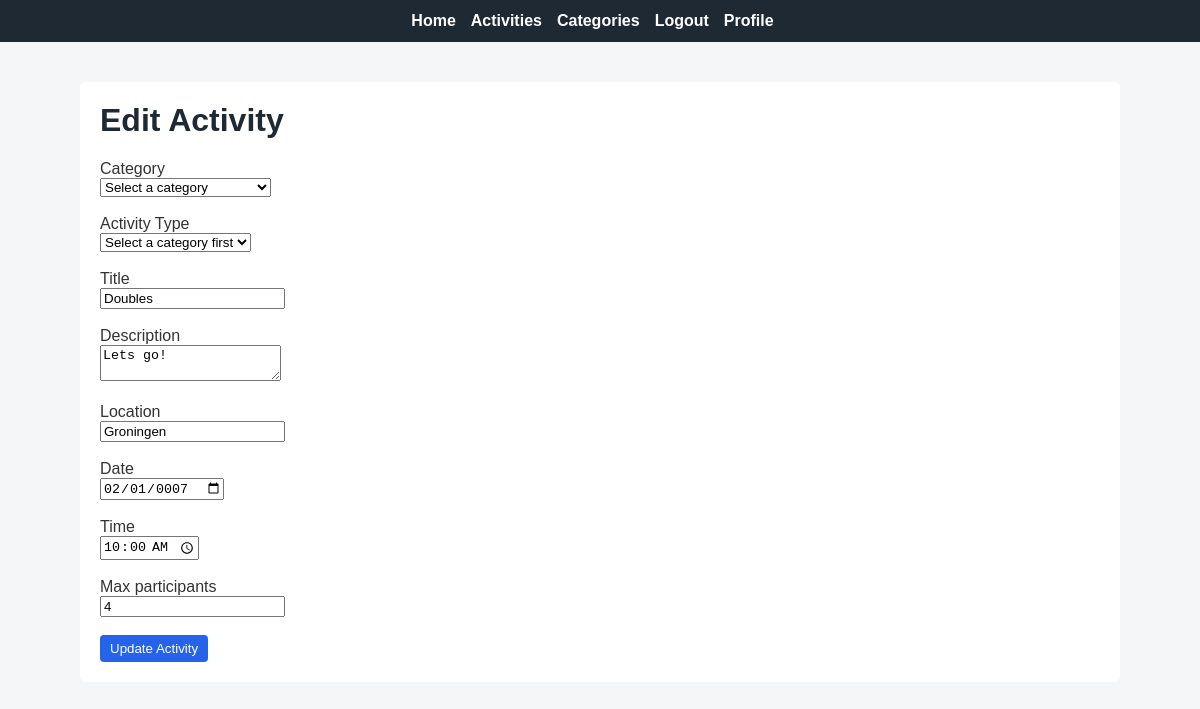
The page /activities/1/edit (signed in) on the database as committed earlier.
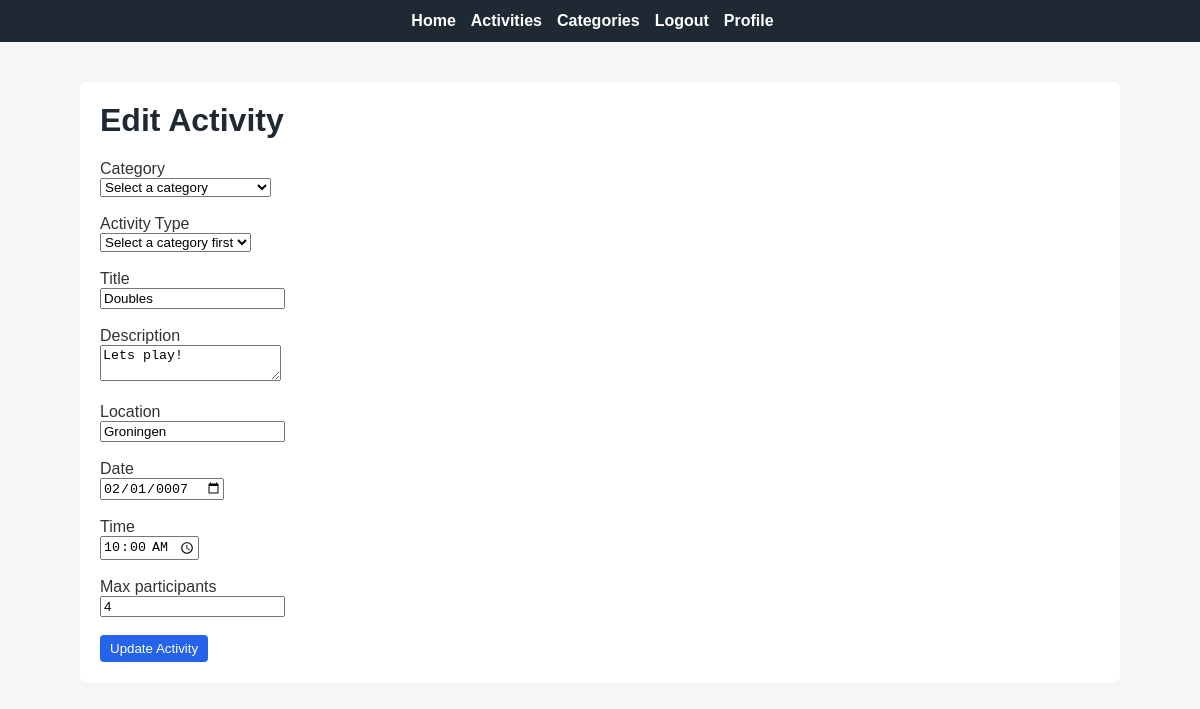
The same page on the database as committed later.
### app/models.py (models this page shows, shortened)
class PaginatedAPIMixin(object):
    @staticmethod
    def to_collection_dict(query, page, per_page, endpoint, **kwargs):
        resources = db.paginate(query, page=page, per_page=per_page,
                                error_out=False)
        data = {
            'items': [item.to_dict() for item in resources.items],
            '_meta': {
                'page': page,
                'per_page': per_page,
                'total_pages': resources.pages,
                'total_items': resources.total
            },
            '_links': {
                'self': url_for(endpoint, page=page, per_page=per_page,
                                **kwargs),
                'next': url_for(endpoint, page=page + 1, per_page=per_page,
                                **kwargs) if resources.has_next else None,
                'prev': url_for(endpoint, page=page - 1, per_page=per_page,
                                **kwargs) if resources.has_prev else None
            }
        }
        return data

class Activity(PaginatedAPIMixin, db.Model):
    __tablename__ = 'activities'
    id = db.Column(db.Integer, primary_key=True)
    title = db.Column(db.String(200), nullable=False)
    description = db.Column(db.Text)
    location = db.Column(db.String(255), nullable=False)
    activity_date = db.Column(db.Date, nullable=False)
    activity_time = db.Column(db.Time, nullable=False)
    max_participants = db.Column(db.Integer, default=10)
    creator_id = db.Column(db.Integer, db.ForeignKey('users.id'), nullable=False)
    category_id = db.Column(db.Integer, db.ForeignKey('categories.id'), nullable=False)
    activity_type_id = db.Column(db.Integer, db.ForeignKey('activity_types.id'), nullable=False)
    created_at = db.Column(db.DateTime, default=datetime.now(timezone.utc))
    updated_at = db.Column(db.DateTime, default=datetime.now(timezone.utc), onupdate=datetime.now(timezone.utc))
    creator = db.relationship('Users', backref='activities_created')
    category = db.relationship('Category', backref='activities')
    activity_type = db.relationship('ActivityType', backref='activities')

### app/routes.py (the view, shortened to what this page needs)
@app.route("/activities/<int:id>/edit", methods=["GET", "POST"])
@login_required
def edit_activity(id):
    activity = Activity.query.get_or_404(id)
    if activity.creator_id != current_user.id:
        flash("You are not allowed to edit this activity.")
        return redirect(url_for("activities"))
    categories = Category.query.all()
    activity_types = ActivityType.query.all()
    return render_template(
        "edit_activity.html",
        activity=activity,
        categories=categories,
        activity_types=activity_types
    )

### app/models.py (called while the page is built)
@login.user_loader
def load_user(id):
    return db.session.get(Users, int(id))

### app/routes.py (called while the page is built)
@app.before_request
def before_request():
    if current_user.is_authenticated:
        current_user.last_seen = datetime.now(timezone.utc)
        db.session.commit()

### app/templates/edit_activity.html (shortened to what this page needs)
{% extends "base.html" %}
{% block content %}
<h1>Edit Activity</h1>
<form method="POST">
    <label>Category</label><br>
    <select name="category_id" id="category_id" required>
        <option value="">Select a category</option>
    </select><br><br>
    <label>Activity Type</label><br>
    <select name="activity_type_id" id="activity_type_id" required>
        <option value="">Select a category first</option>
    </select><br><br>
    <label>Title</label><br>
    <input type="text" name="title" value="{{ activity.title }}" required><br><br>
    <label>Description</label><br>
    <textarea name="description">{{ activity.description }}</textarea><br><br>
    <label>Location</label><br>
    <input type="text" name="location" value="{{ activity.location }}" required><br><br>
    <label>Date</label><br>
    <input type="date" name="activity_date"
           value="{{ activity.activity_date }}" required><br><br>
    <label>Time</label><br>
    <input type="time" name="activity_time"
           value="{{ activity.activity_time }}" required><br><br>
    <label>Max participants</label><br>
    <input type="number" name="max_participants"
           value="{{ activity.max_participants }}" min="1"><br><br>
    <button type="submit">Update Activity</button>
</form>
{% endblock %}

Rows that differ between the two databases and show on the page:
changed Activity "Doubles": description "Lets go!" → "Lets play!"
